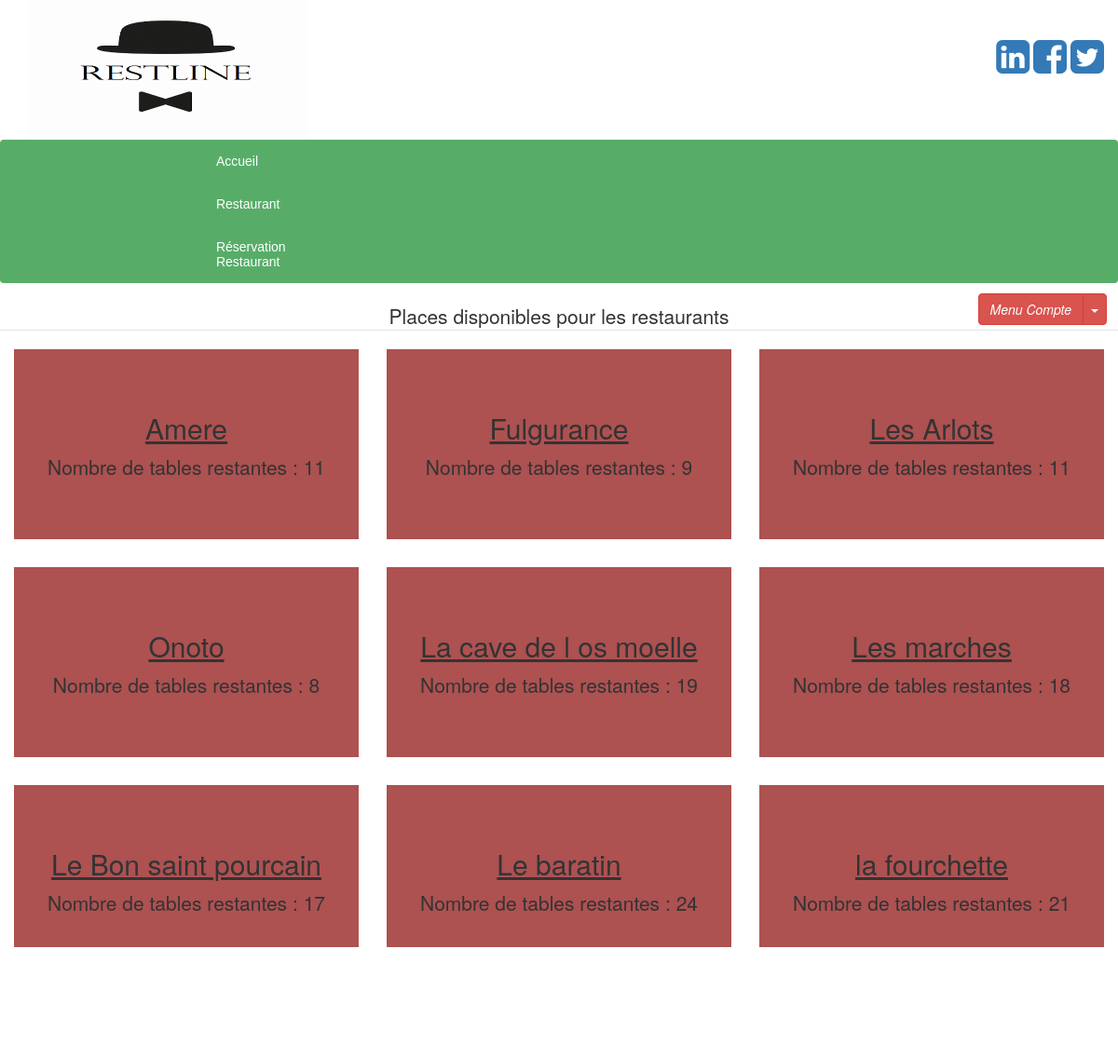
/Disponibilite_place.php, run on an earlier commit of the app's database.
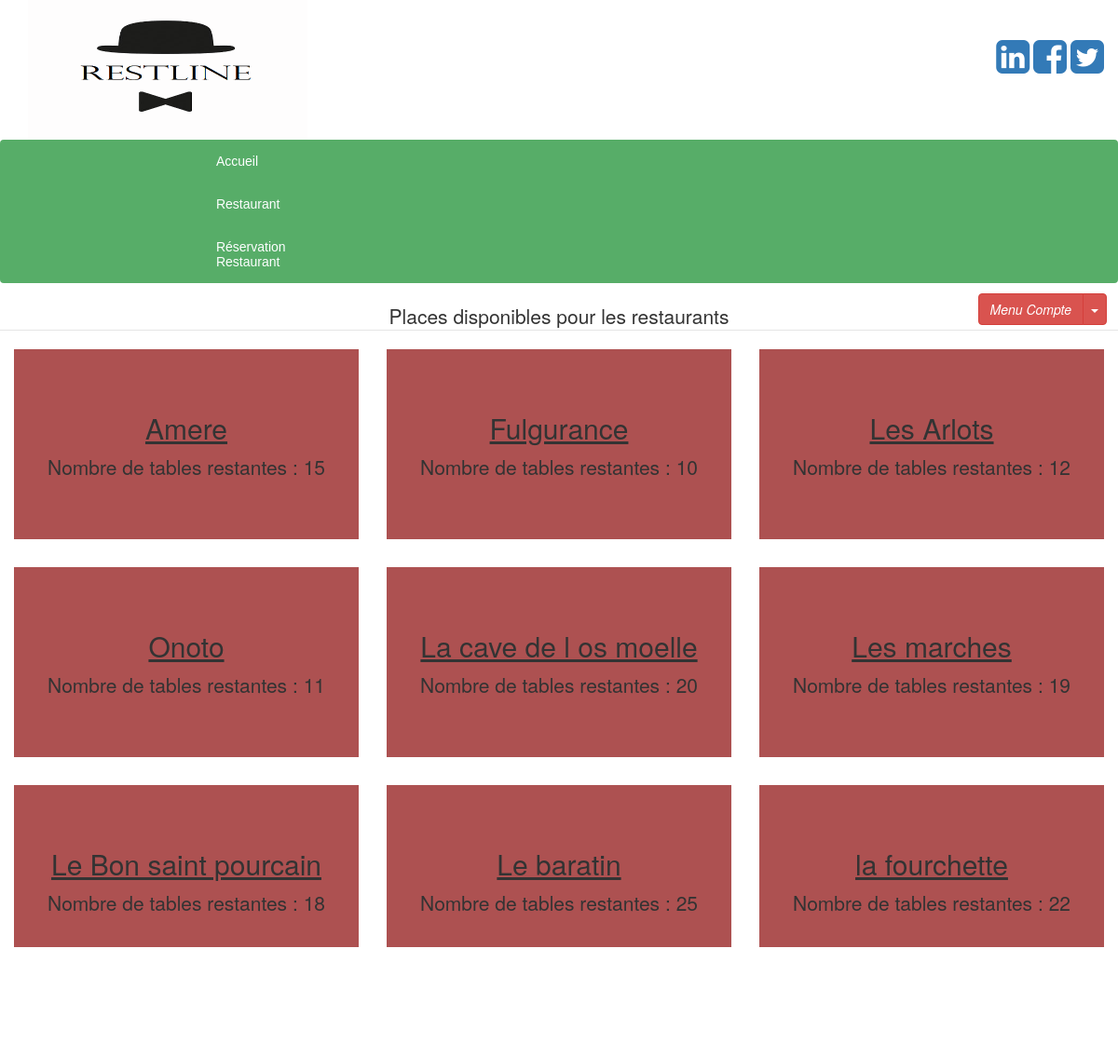
And on a later commit of the database.
### tables this page shows
CREATE TABLE `restaurant` (
  `idResto` int(10) NOT NULL,
  `nomResto` varchar(30) DEFAULT NULL,
  `nbTables` int(5) DEFAULT NULL,
  `nbCouverts` int(5) DEFAULT NULL,
  `telResto` int(10) DEFAULT NULL,
  `heureOuv` time DEFAULT NULL,
  `heureFer` time DEFAULT NULL,
  `ferExceptionnelle` varchar(100) DEFAULT NULL,
  `imageResto` varchar(50) DEFAULT NULL,
  `idTypeResto` int(20) NOT NULL,
  `cpVille` int(5) NOT NULL
);

### MVC_PHP/Controleur/Controleur_site.php (called while the page is built, shortened)
<?php
class affichageResto
{
  private $ModeleAffichage;
  public function __construct($serveur, $bdd, $user, $mdp)
  {
    $this ->ModeleAffichage = new Modele_special($serveur, $bdd, $user, $mdp);
  }
  public function AffichageRestaurantPlace()
  {
    $this->ModeleAffichage-> renseigner("restaurant");
    $resultats = $this->ModeleAffichage-> selectAll();
    return $resultats;
  }
}
 ?>

### MVC_PHP/Modele/Modele_site.php (called while the page is built, shortened)
  <?php
  class Modele
  {
    protected $pdo;
    protected $table;
    public function __construct($serveur, $bdd, $user, $mdp)
    {
      $this -> pdo = null;
      try{
        $this -> pdo = new PDO("mysql:host=".$serveur.";dbname=".$bdd, $user, $mdp);
      }
      catch (Exception $exp)
      {
        echo "Erreur de connexion au serveur";
      }
    }
    public function renseigner($table)
    {
      $this -> table = $table;
    }
  public function selectAll()
  {
    if($this->pdo != null)
    {
      $requete = "select * from ".$this->table.";";
      $select = $this-> pdo -> prepare($requete);
      $select -> execute();
      $resultats = $select -> fetchAll();
      return $resultats;
      }else {
      return null;
    }
  }
}
?>

### MVC_PHP/Vues/Vues_disponibilite_place.php (the view)
<?php
echo"
<fieldset>
 <legend style=text-align:center;> Places disponibles pour les restaurants </legend>
<fieldset>
<div class='btn-group' id=ur>
  <button type='button' class='btn btn-danger'> Menu Compte </button>
  <button type='button' class='btn btn-danger dropdown-toggle' data-toggle='dropdown'>
    <span class='caret'></span>
    <span class='sr-only'>Toggle Dropdown</span>
  </button>
  <ul class=dropdown-menu role=menu>
    <li><a href=#>Connecté en tant que : <strong>" . $_SESSION['user'] . " </strong></li>
    <li class='divider'></li>
    <li><a href=Nouscontacter.php> Nous contacter</a></li>
    <li><a href=Espace.php> Espace </a></li>
    <li class='divider'></li>
  <form method=post action='Deconnection.php'>
    <li><button id=btndec type=submit name=sd class='btn btn-danger dropdown-toggle'>Se deconnecter </button></li>
  </form>
  </ul>
</div>";
foreach($resultats as $lesResultats)
{
  echo "<div class='col-md-4'><div class='jumbotron' id=colorfondj>
  <h2 style='text-align: center;'><u>".$lesResultats['nomResto']."</u></h2>
  <p style='text-align: center;'> Nombre de tables restantes : ".$lesResultats['nbTables']."</p>
</div>
</div>";
}
 ?>

### Disponibilite_place.php (shortened to what this page needs)
<!DOCTYPE html>
<html lang="fr">
<head>
    <link href="bootstrap3/css/bootstrap.css" rel="stylesheet">
    <link href="bootstrap3/css/personalisation_aprecus.css" rel="stylesheet">
    <link href="font-awesome/css/font-awesome.min.css" rel="stylesheet">
    <link href="full-slider/css/full-slider.css" rel="stylesheet">
</head>
<body>
<div class="page">
<div class="container">
    <div class=" navbar-left inline-form">  <a class="logo_wrapper" href="#"><span class="logo"><img src="image/Logo-Restline.png" width="300" height="150"></span></a></div>
    <div class="navbar-right inline-form">
        <p>
            <a href="https://fr.linkedin.com/" ><i class="fa fa-linkedin-square fa-3x" href="#"></i></a>
            <a href="http://facebook.com" ><i class="fa fa-facebook-square fa-3x"></i></a>
            <a href="https://twitter.com/" ><i class="fa fa-twitter-square fa-3x"></i></a>
        </p>
    </div>
</div>
<nav class="navbar navbar-primary">
    <div class="container-fluid">
        <div class="navbar-header">
            <ul class="nav navbar-nav">
                <li> <a href="index.php"> Accueil </a> </li>
                <li> <a href="Restaurant.php"> Restaurant </a></li>
                <li> <a href="Formulaire_Reserver.php"> Réservation Restaurant </a></li>
            </ul>
        </div>
    </div>
</nav><br />
<?php
include("MVC_PHP/Controleur/Controleur_site.php");
$unControleur = new affichageResto("localhost", "restline", "root", "");
$resultats = $unControleur -> AffichageRestaurantPlace();
include("MVC_PHP/Vues/Vues_disponibilite_place.php")
 ?>
<footer>
    <div class="row">
        <div class="col-lg-12 col-md-12 col-xs-12 col-sm-12">
            <p>Copyright &copy; Your Website 2014</p>
        </div>
    </div>
</footer>
</div>
</body>
</html>

### full-slider/css/full-slider.css (style rules this page uses)
html, body { height: 100%; }
footer { margin: 50px 0; }

What changed in the data, as far as the page shows it:
changed restaurant "Amere": nbTables "11" → "15"
changed restaurant "Fulgurance": nbTables "9" → "10"
changed restaurant "Les Arlots": nbTables "11" → "12"
changed restaurant "Onoto": nbTables "8" → "11"
changed restaurant "La cave de l os moelle": nbTables "19" → "20"
changed restaurant "Les marches": nbTables "18" → "19"
changed restaurant "Le Bon saint pourcain": nbTables "17" → "18"
changed restaurant "Le baratin": nbTables "24" → "25"
changed restaurant "la fourchette": nbTables "21" → "22"
